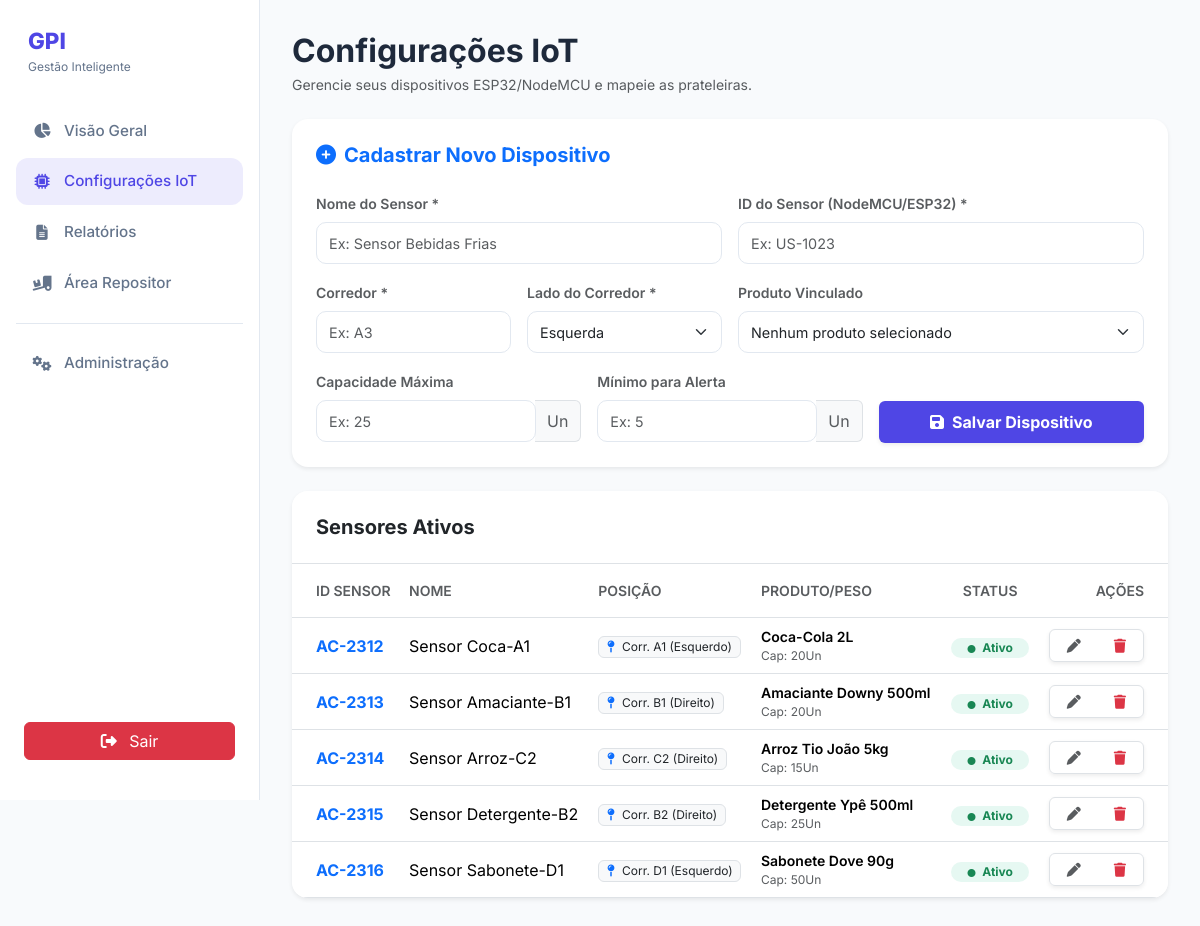
The page /roteador.php?controller=Sensor&action=index (signed in) on the database its author committed.
### tables this page shows
CREATE TABLE sensor (
    id VARCHAR(50) PRIMARY KEY NOT NULL,
    nome VARCHAR(120) NOT NULL,
    corredor VARCHAR(120) NOT NULL,
    lado VARCHAR(120) NOT NULL,
    peso_atual DECIMAL(10,3) NOT NULL DEFAULT 0,
    capacidade_maxima INT NOT NULL DEFAULT 20,
    minimo_reposicao INT NOT NULL DEFAULT 5,
    ultima_atualizacao DATETIME NOT NULL DEFAULT CURRENT_TIMESTAMP ON UPDATE CURRENT_TIMESTAMP,
    quantidade_atual INT NOT NULL DEFAULT 0,
    id_produto INT NOT NULL,
    status VARCHAR(20) NOT NULL,
    FOREIGN KEY (id_produto) REFERENCES produtos(id)
);

CREATE TABLE produtos (
    id INT PRIMARY KEY NOT NULL AUTO_INCREMENT,
    nome VARCHAR(120) NOT NULL,
    peso_unitario DECIMAL(10,3) NOT NULL,
    unidade_medida VARCHAR(10) DEFAULT 'un',
    id_categoria INT,
    FOREIGN KEY (id_categoria) REFERENCES categorias(id)
);

### controller/SensorController.php (called while the page is built, shortened)
<?php
class SensorController {
    private $sensorDAO;
    public function __construct() {
        $this->sensorDAO = new SensorDAO();
    }
    public function index() {
        try {
            $sensores = $this->sensorDAO->listarTodos();
            require_once __DIR__ . '/../view/config-iot.php';
        } catch (Exception $e) {
            die("Erro ao carregar sensores: " . $e->getMessage());
        }
    }
}

### autoload.php (called while the page is built, shortened)
<?php
spl_autoload_register(function ($classe) {
    $pastas = ['controller', 'model', 'dao'];
    foreach ($pastas as $pasta) {
        $arquivo = __DIR__ . DIRECTORY_SEPARATOR . $pasta . DIRECTORY_SEPARATOR . $classe . '.php';
    }
});

### DAO/Conexao.php (called while the page is built)
<?php
class Conexao {
    private static $instance;
    public static function getConn() {
        if (!isset(self::$instance)) {
            try {
                self::$instance = new PDO("mysql:host=localhost;port=3307;dbname=gpi;charset=utf8", "root", "");
                self::$instance->setAttribute(PDO::ATTR_ERRMODE, PDO::ERRMODE_EXCEPTION);
            } catch (PDOException $e) {
                die("Erro de conexão com o banco de dados: " . $e->getMessage());
            }
        }
        return self::$instance;
    }
}

### DAO/SensorDAO.php (called while the page is built, shortened)
<?php
include_once 'Conexao.php';
include_once 'model/Sensor.php';
include_once 'model/Produto.php';
class SensorDAO {
    private $conexao;
    public function __construct() {
        $this->conexao = Conexao::getConn();
    }
    public function listarTodos() {
        try {
            $sql = "SELECT s.id AS sensor_id, s.nome AS sensor_nome, s.corredor, s.lado,
                           s.peso_atual, s.quantidade_atual, s.capacidade_maxima, s.minimo_reposicao, s.status AS sensor_status,
                           p.id AS produto_id, p.nome AS produto_nome, p.peso_unitario,
                           c.id AS categoria_id, c.nome AS categoria_nome
                    FROM sensor s
                    LEFT JOIN produtos p ON s.id_produto = p.id
                    LEFT JOIN categorias c ON p.id_categoria = c.id";
            $stmt = $this->conexao->query($sql);
            $sensores = [];
            while ($row = $stmt->fetch(PDO::FETCH_ASSOC)) {
                $categoria = new Categoria();
                $categoria->setId($row['categoria_id']);
                $categoria->setNome($row['categoria_nome']);
                $produto = new Produto();
                $produto->setId($row['produto_id']);
                $produto->setNome($row['produto_nome']);
                $produto->setPesoUnitario($row['peso_unitario']);
                $produto->setCategoria($categoria);
                $sensor = new Sensor();
                $sensor->setId($row['sensor_id']);
                $sensor->setNome($row['sensor_nome']);
                $sensor->setCorredor($row['corredor']);
                $sensor->setLado($row['lado']);
                $sensor->setCapacidadeMaxima($row['capacidade_maxima']);
                $sensor->setMinimoReposicao($row['minimo_reposicao']);
                $sensor->setStatus($row['sensor_status']);
                $sensor->setProduto($produto);
                $sensor->setQuantidadeAtual($row['quantidade_atual']);
                $sensor->setPesoAtual($row['peso_atual']);
                $sensores[] = $sensor;
            }
            return $sensores;
        } catch (PDOException $e) {
            throw new Exception("Erro ao listar sensores: " . $e->getMessage());
        }
    }
}

### model/Sensor.php (called while the page is built, shortened)
<?php
class Sensor {
    private $id;
    private $nome;
    private $corredor;
    private $lado;
    private $capacidadeMaxima;
    private $produto;
    private $statusDispositivo;
    public function setProduto(Produto $produto) { $this->produto = $produto; }
    public function getProduto() { return $this->produto; }
    public function getId() { return $this->id; }
    public function setId($id) { $this->id = $id; }
    public function getNome() { return $this->nome; }
    public function setNome($n) { $this->nome = $n; }
    public function getCorredor() { return $this->corredor; }
    public function setCorredor($c) { $this->corredor = $c; }
    public function getLado() { return $this->lado; }
    public function setLado($l) { $this->lado = $l; }
    public function getCapacidadeMaxima() { return $this->capacidadeMaxima; }
    public function setCapacidadeMaxima($m) { $this->capacidadeMaxima = $m; }
    public function getStatus() { return $this->statusDispositivo; }
    public function setStatus($s) { $this->statusDispositivo = $s; }
}

### model/Produto.php (called while the page is built, shortened)
<?php
class Produto {
    private $nome;
    public function getNome() {
        return $this->nome;
    }
    public function setNome($nome) {
        $this->nome = $nome;
    }
}

### view/config-iot.php (the view, shortened to what this page needs)
<!DOCTYPE html>
<html lang="pt-BR">
<head>
    <link rel="stylesheet" href="https://cdnjs.cloudflare.com/ajax/libs/font-awesome/6.4.2/css/all.min.css">
    <link href="https://cdn.jsdelivr.net/npm/bootstrap@5.3.2/dist/css/bootstrap.min.css" rel="stylesheet">
    <link rel="stylesheet" href="style.css" />
</head>
<body>
    <div class="app">
        <aside class="sidebar">
            <div class="brand">
                <div class="brand-text"><span>GPI</span><small>Gestão Inteligente</small></div>
            </div>
            <nav class="menu">
                <a class="menu-item" href="roteador.php?controller=Home&action=index">
                    <i class="fa-solid fa-chart-pie"></i> Visão Geral
                </a>
                <a class="menu-item active" href="roteador.php?controller=Sensor&action=index">
                    <i class="fa-solid fa-microchip"></i> Configurações IoT
                </a>
                <a class="menu-item" href="roteador.php?controller=Relatorio&action=index">
                    <i class="fa-solid fa-file-lines"></i> Relatórios
                </a>
                <a class="menu-item" href="roteador.php?controller=Repositor&action=index">
                    <i class="fa-solid fa-truck-ramp-box"></i> Área Repositor
                </a>
                <div class="menu-divider"></div>
                <a class="menu-item" href="roteador.php?controller=Gestao&action=index">
                    <i class="fa-solid fa-gears"></i> Administração
                </a>
            </nav>
            <button class="btn btn-danger mt-auto mx-2 mb-3" onclick="location.href='roteador.php?controller=Usuario&action=logout'">
                <i class="fa-solid fa-right-from-bracket me-2"></i> Sair
            </button>
        </aside>
        <main class="content">
            <header class="header mb-4">
                <div>
                    <h1 class="fw-bold h2 mb-1">Configurações IoT</h1>
                    <p class="text-muted small">Gerencie seus dispositivos ESP32/NodeMCU e mapeie as prateleiras.</p>
                </div>
            </header>
            <section>
                <section class="card border-0 shadow-sm mb-4 p-4">
                    <h2 class="h5 fw-bold mb-4 text-primary"><i class="fa-solid fa-plus-circle me-2"></i>Cadastrar Novo Dispositivo</h2>
                    <form class="sensor-form" method="POST" action="roteador.php?controller=Sensor&action=cadastrarSensor">
                        <div class="row g-3">
                            <div class="col-md-6">
                                <label class="form-label fw-semibold small text-muted">Nome do Sensor *</label>
                                <input type="text" name="nomeSensor" class="form-control shadow-none" placeholder="Ex: Sensor Bebidas Frias" required />
                            </div>
                            <div class="col-md-6">
                                <label class="form-label fw-semibold small text-muted">ID do Sensor (NodeMCU/ESP32) *</label>
                                <input type="text" name="idSensor" class="form-control shadow-none" placeholder="Ex: US-1023" required />
                            </div>
                            <div class="col-md-3">
                                <label class="form-label fw-semibold small text-muted">Corredor *</label>
                                <input type="text" name="corredor" class="form-control shadow-none" placeholder="Ex: A3" required />
                            </div>
                            <div class="col-md-3">
                                <label class="form-label fw-semibold small text-muted">Lado do Corredor *</label>
                                <select name="lado" class="form-select shadow-none" required>
                                    <option value="Esquerda">Esquerda</option>
                                </select>
                            </div>
                            <div class="col-md-6">
                                <label class="form-label fw-semibold small text-muted">Produto Vinculado</label>
                                <select name="id_produto" class="form-select shadow-none">
                                    <option value="">Nenhum produto selecionado</option>
                                </select>
                            </div>
                            <div class="col-md-4">
                                <label class="form-label fw-semibold small text-muted">Capacidade Máxima</label>
                                <div class="input-group">
                                    <input type="number" name="capacidadeMaxima" step="0.1" class="form-control shadow-none" placeholder="Ex: 25" required />
                                    <span class="input-group-text bg-light border-start-0 text-muted small">Un</span>
                                </div>
                            </div>
                            <div class="col-md-4">
                                <label class="form-label fw-semibold small text-muted">Mínimo para Alerta</label>
                                <div class="input-group">
                                    <input type="number" name="minimoReposicao" step="0.1" class="form-control shadow-none" placeholder="Ex: 5" required />
                                    <span class="input-group-text bg-light border-start-0 text-muted small">Un</span>
                                </div>
                            </div>
                            <div class="col-md-4">
                                <button type="submit" class="btn btn-primary w-100 fw-bold shadow-sm d-flex align-items-center justify-content-center" style="height: 42px;">
                                    <i class="fa-solid fa-save me-2"></i> Salvar Dispositivo
                                </button>
                            </div>
                        </div>
                    </form>
                </section>
                <section class="card border-0 shadow-sm p-0 overflow-hidden">
                    <div class="p-4 bg-white border-bottom">
                        <h2 class="h5 fw-bold mb-0">Sensores Ativos</h2>
                    </div>
                    <div class="table-responsive">
                        <table class="table table-hover align-middle mb-0">
                            <thead class="bg-light">
                                <tr>
                                    <th class="ps-4 py-3 text-muted fw-semibold small">ID SENSOR</th>
                                    <th class="py-3 text-muted fw-semibold small">NOME</th>
                                    <th class="py-3 text-muted fw-semibold small">POSIÇÃO</th>
                                    <th class="py-3 text-muted fw-semibold small">PRODUTO/PESO</th>
                                    <th class="py-3 text-muted fw-semibold small text-center">STATUS</th>
                                    <th class="py-3 text-muted fw-semibold small text-end pe-4">AÇÕES</th>
                                </tr>
                            </thead>
                            <tbody>
                                <?php if (empty($sensores)): ?>
                                    <tr>
                                        <td colspan="6" class="text-center py-5 text-muted italic">
                                            <i class="fa-solid fa-inbox d-block mb-2 h2 opacity-25"></i>
                                            Nenhum sensor cadastrado.
                                        </td>
                                    </tr>
                                <?php else: ?>
                                    <?php foreach ($sensores as $sensor): ?>
                                        <tr>
                                            <td class="ps-4 fw-bold text-primary"><?= htmlspecialchars($sensor->getId()) ?></td>
                                            <td><?= htmlspecialchars($sensor->getNome()) ?></td>
                                            <td>
                                                <span class="badge bg-light text-dark border fw-normal">
                                                    <i class="fa-solid fa-map-pin me-1 text-primary"></i>
                                                    Corr. <?= htmlspecialchars($sensor->getCorredor()) ?> (<?= htmlspecialchars($sensor->getLado()) ?>)
                                                </span>
                                            </td>
                                            <td>
                                                <div class="small fw-semibold"><?= htmlspecialchars($sensor->getProduto()->getNome()) ?></div>
                                                <div class="text-muted" style="font-size: 0.75rem;">Cap: <?= htmlspecialchars($sensor->getCapacidadeMaxima()) ?>Un</div>
                                            </td>
                                            <td class="text-center">
                                                <span class="badge rounded-pill <?= $sensor->getStatus() === 'Ativo' ? 'bg-success-light text-success' : 'bg-secondary-light text-secondary' ?> px-3">
                                                    <i class="fa-solid fa-circle me-1" style="font-size: 0.5rem;"></i> <?= htmlspecialchars($sensor->getStatus()) ?>
                                                </span>
                                            </td>
                                            <td class="text-end pe-4">
                                                <div class="btn-group shadow-sm border rounded">
                                                    <button class="btn btn-white btn-sm px-3" title="Editar"><i class="fa-solid fa-pen text-muted"></i></button>
                                                    <button class="btn btn-white btn-sm px-3" title="Remover"><i class="fa-solid fa-trash text-danger"></i></button>
                                                </div>
                                            </td>
                                        </tr>
                                    <?php endforeach; ?>
                                <?php endif; ?>
                            </tbody>
                        </table>
                    </div>
                </section>
            </section>
        </main>
    </div>
</body>
</html>

### rows shown on the page
sensor: id "AC-2312", nome "Sensor Coca-A1", corredor "A1", lado "Esquerdo", id_produto.nome "Coca-Cola 2L", capacidade_maxima "20", status "Ativo"
sensor: id "AC-2313", nome "Sensor Amaciante-B1", corredor "B1", lado "Direito", id_produto.nome "Amaciante Downy 500ml", capacidade_maxima "20", status "Ativo"
sensor: id "AC-2314", nome "Sensor Arroz-C2", corredor "C2", lado "Direito", id_produto.nome "Arroz Tio João 5kg", capacidade_maxima "15", status "Ativo"
sensor: id "AC-2315", nome "Sensor Detergente-B2", corredor "B2", lado "Direito", id_produto.nome "Detergente Ypê 500ml", capacidade_maxima "25", status "Ativo"
sensor: id "AC-2316", nome "Sensor Sabonete-D1", corredor "D1", lado "Esquerdo", id_produto.nome "Sabonete Dove 90g", capacidade_maxima "50", status "Ativo"
